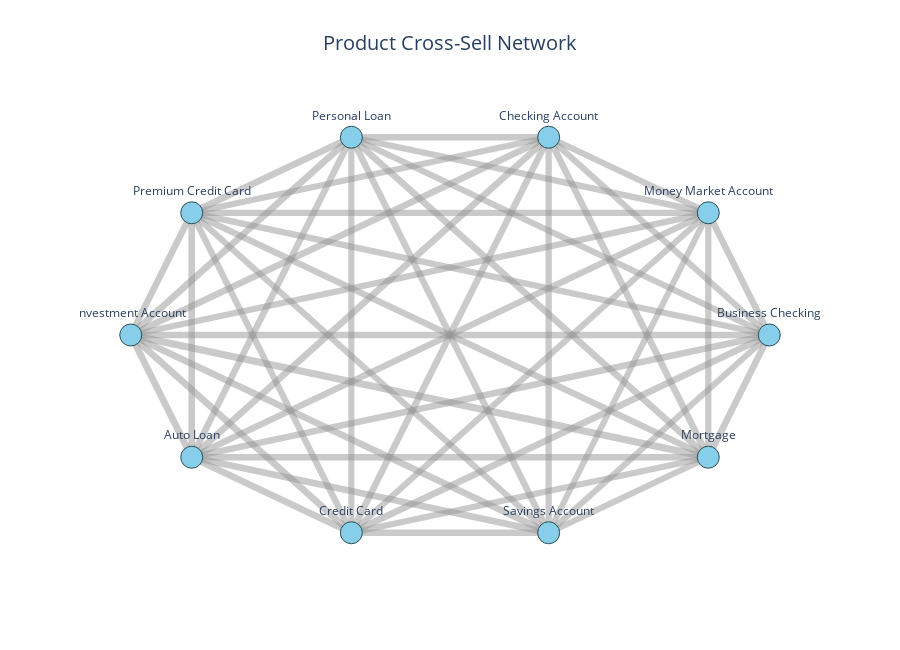

The notebook cell saved with this chart:
### Markdown cell above
## **PRODUCT CROSS-SELL PATTERNS**

### Code cell
product_network_graph_query = "SELECT * FROM gold.analytics_product_cross_sell_patterns ORDER BY customer_count DESC"
product_network_graph_df = fetch_data(product_network_graph_query)

products = set(
    product_network_graph_df['product_1'].tolist() +
    product_network_graph_df['product_2'].tolist()
)

# Assign node positions along a circle
product_list = list(products)
node_ids = {prod: i for i, prod in enumerate(product_list)}

import numpy as np
theta = np.linspace(0, 2 * np.pi, len(product_list), endpoint=False)
node_x = np.cos(theta)
node_y = np.sin(theta)

# Build edges
edge_traces = []
max_weight = product_network_graph_df['customer_count'].max()

for _, row in product_network_graph_df.iterrows():
    i0 = node_ids[row['product_1']]
    i1 = node_ids[row['product_2']]

    edge_traces.append(
        go.Scatter(
            x=[node_x[i0], node_x[i1]],
            y=[node_y[i0], node_y[i1]],
            mode='lines',
            line=dict(
                width=1 + (row['customer_count'] / max_weight) * 6,
                color='rgba(150,150,150,0.5)'
            ),
            hoverinfo='text',
            text=f"{row['product_1']} ↔ {row['product_2']}<br>Customers: {row['customer_count']:,}",
            showlegend=False
        )
    )

# Node trace
node_trace = go.Scatter(
    x=node_x,
    y=node_y,
    mode='markers+text',
    marker=dict(
        size=22,
        color='skyblue',
        line=dict(width=1, color='DarkSlateGrey')
    ),
    text=product_list,
    textposition='top center',
    hoverinfo='text',
    showlegend=False
)

# Build figure
fig = go.Figure()

for trace in edge_traces:
    fig.add_trace(trace)

fig.add_trace(node_trace)

fig.update_layout(
    title=dict(
        text="Product Cross-Sell Network",
        x=0.5,
        font=dict(size=20)
    ),
    height=650,
    showlegend=False,
    hovermode='closest',
    xaxis=dict(showgrid=False, zeroline=False, showticklabels=False),
    yaxis=dict(showgrid=False, zeroline=False, showticklabels=False),
    paper_bgcolor='white',
    plot_bgcolor='white'
)

fig.show()

### Figure 1 — Plotly figure (JSON) as saved in the notebook; plotly's stock layout.template omitted (floating-point values rounded to 4 significant figures)
{"data": [{"hoverinfo": "text", "line": {"color": "rgba(150,150,150,0.5)", "width": 7}, "mode": "lines", "showlegend": false, "text": "Investment Account ↔ Mortgage<br>Customers: 594", "type": "scatter", "x": [-1, 0.809], "y": [1.225e-16, -0.5878]}, {"hoverinfo": "text", "line": {"color": "rgba(150,150,150,0.5)", "width": 6.828}, "mode": "lines", "showlegend": false, "text": "Auto Loan ↔ Investment Account<br>Customers: 577", "type": "scatter", "x": [-0.809, -1], "y": [-0.5878, 1.225e-16]}, {"hoverinfo": "text", "line": {"color": "rgba(150,150,150,0.5)", "width": 6.788}, "mode": "lines", "showlegend": false, "text": "Credit Card ↔ Investment Account<br>Customers: 573", "type": "scatter", "x": [-0.309, -1], "y": [-0.9511, 1.225e-16]}, {"hoverinfo": "text", "line": {"color": "rgba(150,150,150,0.5)", "width": 6.737}, "mode": "lines", "showlegend": false, "text": "Auto Loan ↔ Credit Card<br>Customers: 568", "type": "scatter", "x": [-0.809, -0.309], "y": [-0.5878, -0.9511]}, {"hoverinfo": "text", "line": {"color": "rgba(150,150,150,0.5)", "width": 6.717}, "mode": "lines", "showlegend": false, "text": "Investment Account ↔ Personal Loan<br>Customers: 566", "type": "scatter", "x": [-1, -0.309], "y": [1.225e-16, 0.9511]}, {"hoverinfo": "text", "line": {"color": "rgba(150,150,150,0.5)", "width": 6.646}, "mode": "lines", "showlegend": false, "text": "Auto Loan ↔ Mortgage<br>Customers: 559", "type": "scatter", "x": [-0.809, 0.809], "y": [-0.5878, -0.5878]}, {"hoverinfo": "text", "line": {"color": "rgba(150,150,150,0.5)", "width": 6.646}, "mode": "lines", "showlegend": false, "text": "Business Checking ↔ Credit Card<br>Customers: 559", "type": "scatter", "x": [1, -0.309], "y": [0, -0.9511]}, {"hoverinfo": "text", "line": {"color": "rgba(150,150,150,0.5)", "width": 6.626}, "mode": "lines", "showlegend": false, "text": "Checking Account ↔ Mortgage<br>Customers: 557", "type": "scatter", "x": [0.309, 0.809], "y": [0.9511, -0.5878]}, {"hoverinfo": "text", "line": {"color": "rgba(150,150,150,0.5)", "width": 6.596}, "mode": "lines", "showlegend": false, "text": "Investment Account ↔ Savings Account<br>Customers: 554", "type": "scatter", "x": [-1, 0.309], "y": [1.225e-16, -0.9511]}, {"hoverinfo": "text", "line": {"color": "rgba(150,150,150,0.5)", "width": 6.576}, "mode": "lines", "showlegend": false, "text": "Auto Loan ↔ Premium Credit Card<br>Customers: 552", "type": "scatter", "x": [-0.809, -0.809], "y": [-0.5878, 0.5878]}, {"hoverinfo": "text", "line": {"color": "rgba(150,150,150,0.5)", "width": 6.566}, "mode": "lines", "showlegend": false, "text": "Auto Loan ↔ Checking Account<br>Customers: 551", "type": "scatter", "x": [-0.809, 0.309], "y": [-0.5878, 0.9511]}, {"hoverinfo": "text", "line": {"color": "rgba(150,150,150,0.5)", "width": 6.566}, "mode": "lines", "showlegend": false, "text": "Investment Account ↔ Premium Credit Card<br>Customers: 551", "type": "scatter", "x": [-1, -0.809], "y": [1.225e-16, 0.5878]}, {"hoverinfo": "text", "line": {"color": "rgba(150,150,150,0.5)", "width": 6.535}, "mode": "lines", "showlegend": false, "text": "Personal Loan ↔ Premium Credit Card<br>Customers: 548", "type": "scatter", "x": [-0.309, -0.809], "y": [0.9511, 0.5878]}, {"hoverinfo": "text", "line": {"color": "rgba(150,150,150,0.5)", "width": 6.535}, "mode": "lines", "showlegend": false, "text": "Checking Account ↔ Personal Loan<br>Customers: 548", "type": "scatter", "x": [0.309, -0.309], "y": [0.9511, 0.9511]}, {"hoverinfo": "text", "line": {"color": "rgba(150,150,150,0.5)", "width": 6.525}, "mode": "lines", "showlegend": false, "text": "Business Checking ↔ Mortgage<br>Customers: 547", "type": "scatter", "x": [1, 0.809], "y": [0, -0.5878]}, {"hoverinfo": "text", "line": {"color": "rgba(150,150,150,0.5)", "width": 6.505}, "mode": "lines", "showlegend": false, "text": "Business Checking ↔ Investment Account<br>Customers: 545", "type": "scatter", "x": [1, -1], "y": [0, 1.225e-16]}, {"hoverinfo": "text", "line": {"color": "rgba(150,150,150,0.5)", "width": 6.485}, "mode": "lines", "showlegend": false, "text": "Business Checking ↔ Money Market Account<br>Customers: 543", "type": "scatter", "x": [1, 0.809], "y": [0, 0.5878]}, {"hoverinfo": "text", "line": {"color": "rgba(150,150,150,0.5)", "width": 6.485}, "mode": "lines", "showlegend": false, "text": "Checking Account ↔ Credit Card<br>Customers: 543", "type": "scatter", "x": [0.309, -0.309], "y": [0.9511, -0.9511]}, {"hoverinfo": "text", "line": {"color": "rgba(150,150,150,0.5)", "width": 6.475}, "mode": "lines", "showlegend": false, "text": "Checking Account ↔ Investment Account<br>Customers: 542", "type": "scatter", "x": [0.309, -1], "y": [0.9511, 1.225e-16]}, {"hoverinfo": "text", "line": {"color": "rgba(150,150,150,0.5)", "width": 6.465}, "mode": "lines", "showlegend": false, "text": "Mortgage ↔ Personal Loan<br>Customers: 541", "type": "scatter", "x": [0.809, -0.309], "y": [-0.5878, 0.9511]}, {"hoverinfo": "text", "line": {"color": "rgba(150,150,150,0.5)", "width": 6.455}, "mode": "lines", "showlegend": false, "text": "Auto Loan ↔ Savings Account<br>Customers: 540", "type": "scatter", "x": [-0.809, 0.309], "y": [-0.5878, -0.9511]}, {"hoverinfo": "text", "line": {"color": "rgba(150,150,150,0.5)", "width": 6.444}, "mode": "lines", "showlegend": false, "text": "Auto Loan ↔ Business Checking<br>Customers: 539", "type": "scatter", "x": [-0.809, 1], "y": [-0.5878, 0]}, {"hoverinfo": "text", "line": {"color": "rgba(150,150,150,0.5)", "width": 6.434}, "mode": "lines", "showlegend": false, "text": "Auto Loan ↔ Personal Loan<br>Customers: 538", "type": "scatter", "x": [-0.809, -0.309], "y": [-0.5878, 0.9511]}, {"hoverinfo": "text", "line": {"color": "rgba(150,150,150,0.5)", "width": 6.394}, "mode": "lines", "showlegend": false, "text": "Credit Card ↔ Savings Account<br>Customers: 534", "type": "scatter", "x": [-0.309, 0.309], "y": [-0.9511, -0.9511]}, {"hoverinfo": "text", "line": {"color": "rgba(150,150,150,0.5)", "width": 6.374}, "mode": "lines", "showlegend": false, "text": "Money Market Account ↔ Personal Loan<br>Customers: 532", "type": "scatter", "x": [0.809, -0.309], "y": [0.5878, 0.9511]}, {"hoverinfo": "text", "line": {"color": "rgba(150,150,150,0.5)", "width": 6.354}, "mode": "lines", "showlegend": false, "text": "Personal Loan ↔ Savings Account<br>Customers: 530", "type": "scatter", "x": [-0.309, 0.309], "y": [0.9511, -0.9511]}, {"hoverinfo": "text", "line": {"color": "rgba(150,150,150,0.5)", "width": 6.354}, "mode": "lines", "showlegend": false, "text": "Mortgage ↔ Premium Credit Card<br>Customers: 530", "type": "scatter", "x": [0.809, -0.809], "y": [-0.5878, 0.5878]}, {"hoverinfo": "text", "line": {"color": "rgba(150,150,150,0.5)", "width": 6.343}, "mode": "lines", "showlegend": false, "text": "Business Checking ↔ Premium Credit Card<br>Customers: 529", "type": "scatter", "x": [1, -0.809], "y": [0, 0.5878]}, {"hoverinfo": "text", "line": {"color": "rgba(150,150,150,0.5)", "width": 6.333}, "mode": "lines", "showlegend": false, "text": "Business Checking ↔ Personal Loan<br>Customers: 528", "type": "scatter", "x": [1, -0.309], "y": [0, 0.9511]}, {"hoverinfo": "text", "line": {"color": "rgba(150,150,150,0.5)", "width": 6.333}, "mode": "lines", "showlegend": false, "text": "Auto Loan ↔ Money Market Account<br>Customers: 528", "type": "scatter", "x": [-0.809, 0.809], "y": [-0.5878, 0.5878]}, {"hoverinfo": "text", "line": {"color": "rgba(150,150,150,0.5)", "width": 6.333}, "mode": "lines", "showlegend": false, "text": "Investment Account ↔ Money Market Account<br>Customers: 528", "type": "scatter", "x": [-1, 0.809], "y": [1.225e-16, 0.5878]}, {"hoverinfo": "text", "line": {"color": "rgba(150,150,150,0.5)", "width": 6.313}, "mode": "lines", "showlegend": false, "text": "Checking Account ↔ Premium Credit Card<br>Customers: 526", "type": "scatter", "x": [0.309, -0.809], "y": [0.9511, 0.5878]}, {"hoverinfo": "text", "line": {"color": "rgba(150,150,150,0.5)", "width": 6.293}, "mode": "lines", "showlegend": false, "text": "Checking Account ↔ Savings Account<br>Customers: 524", "type": "scatter", "x": [0.309, 0.309], "y": [0.9511, -0.9511]}, {"hoverinfo": "text", "line": {"color": "rgba(150,150,150,0.5)", "width": 6.293}, "mode": "lines", "showlegend": false, "text": "Checking Account ↔ Money Market Account<br>Customers: 524", "type": "scatter", "x": [0.309, 0.809], "y": [0.9511, 0.5878]}, {"hoverinfo": "text", "line": {"color": "rgba(150,150,150,0.5)", "width": 6.263}, "mode": "lines", "showlegend": false, "text": "Credit Card ↔ Premium Credit Card<br>Customers: 521", "type": "scatter", "x": [-0.309, -0.809], "y": [-0.9511, 0.5878]}, {"hoverinfo": "text", "line": {"color": "rgba(150,150,150,0.5)", "width": 6.242}, "mode": "lines", "showlegend": false, "text": "Premium Credit Card ↔ Savings Account<br>Customers: 519", "type": "scatter", "x": [-0.809, 0.309], "y": [0.5878, -0.9511]}, {"hoverinfo": "text", "line": {"color": "rgba(150,150,150,0.5)", "width": 6.242}, "mode": "lines", "showlegend": false, "text": "Credit Card ↔ Money Market Account<br>Customers: 519", "type": "scatter", "x": [-0.309, 0.809], "y": [-0.9511, 0.5878]}, {"hoverinfo": "text", "line": {"color": "rgba(150,150,150,0.5)", "width": 6.232}, "mode": "lines", "showlegend": false, "text": "Money Market Account ↔ Mortgage<br>Customers: 518", "type": "scatter", "x": [0.809, 0.809], "y": [0.5878, -0.5878]}, {"hoverinfo": "text", "line": {"color": "rgba(150,150,150,0.5)", "width": 6.222}, "mode": "lines", "showlegend": false, "text": "Business Checking ↔ Checking Account<br>Customers: 517", "type": "scatter", "x": [1, 0.309], "y": [0, 0.9511]}, {"hoverinfo": "text", "line": {"color": "rgba(150,150,150,0.5)", "width": 6.192}, "mode": "lines", "showlegend": false, "text": "Money Market Account ↔ Premium Credit Card<br>Customers: 514", "type": "scatter", "x": [0.809, -0.809], "y": [0.5878, 0.5878]}, {"hoverinfo": "text", "line": {"color": "rgba(150,150,150,0.5)", "width": 6.141}, "mode": "lines", "showlegend": false, "text": "Credit Card ↔ Mortgage<br>Customers: 509", "type": "scatter", "x": [-0.309, 0.809], "y": [-0.9511, -0.5878]}, {"hoverinfo": "text", "line": {"color": "rgba(150,150,150,0.5)", "width": 6.131}, "mode": "lines", "showlegend": false, "text": "Mortgage ↔ Savings Account<br>Customers: 508", "type": "scatter", "x": [0.809, 0.309], "y": [-0.5878, -0.9511]}, {"hoverinfo": "text", "line": {"color": "rgba(150,150,150,0.5)", "width": 6.121}, "mode": "lines", "showlegend": false, "text": "Credit Card ↔ Personal Loan<br>Customers: 507", "type": "scatter", "x": [-0.309, -0.309], "y": [-0.9511, 0.9511]}, {"hoverinfo": "text", "line": {"color": "rgba(150,150,150,0.5)", "width": 6.081}, "mode": "lines", "showlegend": false, "text": "Business Checking ↔ Savings Account<br>Customers: 503", "type": "scatter", "x": [1, 0.309], "y": [0, -0.9511]}, {"hoverinfo": "text", "line": {"color": "rgba(150,150,150,0.5)", "width": 6.051}, "mode": "lines", "showlegend": false, "text": "Money Market Account ↔ Savings Account<br>Customers: 500", "type": "scatter", "x": [0.809, 0.309], "y": [0.5878, -0.9511]}, {"hoverinfo": "text", "marker": {"color": "skyblue", "line": {"color": "DarkSlateGrey", "width": 1}, "size": 22}, "mode": "markers+text", "showlegend": false, "text": ["Business Checking", "Money Market Account", "Checking Account", "Personal Loan", "Premium Credit Card", "Investment Account", "Auto Loan", "Credit Card", "Savings Account", "Mortgage"], "textposition": "top center", "type": "scatter", "x": [1.0, 0.809, 0.309, -0.309, -0.809, -1.0, -0.809, -0.309, 0.309, 0.809], "y": [0.0, 0.5878, 0.9511, 0.9511, 0.5878, 1.225e-16, -0.5878, -0.9511, -0.9511, -0.5878]}], "layout": {"height": 650, "hovermode": "closest", "paper_bgcolor": "white", "plot_bgcolor": "white", "showlegend": false, "title": {"font": {"size": 20}, "text": "Product Cross-Sell Network", "x": 0.5}, "xaxis": {"showgrid": false, "showticklabels": false, "zeroline": false}, "yaxis": {"showgrid": false, "showticklabels": false, "zeroline": false}}}
